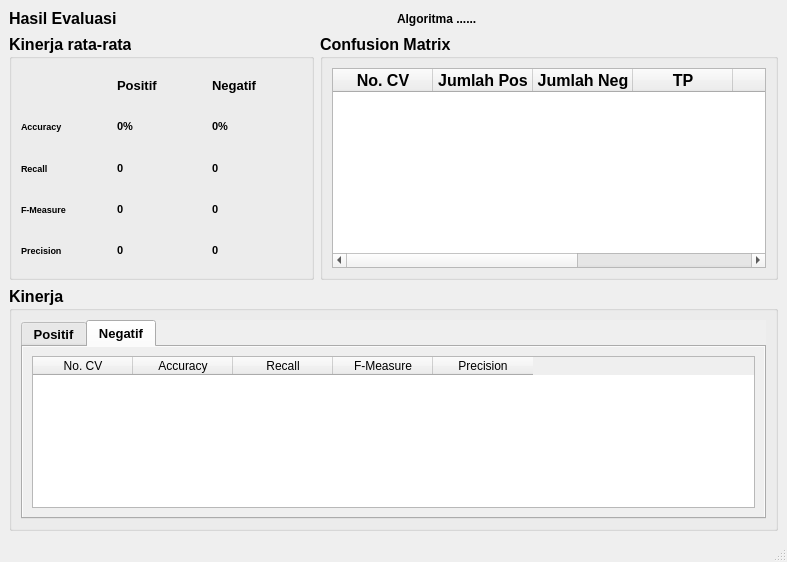
<?xml version="1.0" encoding="UTF-8"?>
<ui version="4.0">
 <class>MainWindow</class>
 <widget class="QMainWindow" name="MainWindow">
  <property name="geometry">
   <rect>
    <x>0</x>
    <y>0</y>
    <width>787</width>
    <height>562</height>
   </rect>
  </property>
  <property name="windowTitle">
   <string>Hasil Evaluasi (Cross Validation)</string>
  </property>
  <widget class="QWidget" name="centralwidget">
   <layout class="QGridLayout" name="gridLayout_3">
    <item row="0" column="0">
     <layout class="QVBoxLayout" name="verticalLayout_2" stretch="0,0">
      <item>
       <layout class="QHBoxLayout" name="horizontalLayout_2">
        <item>
         <widget class="QLabel" name="label_12">
          <property name="font">
           <font>
            <pointsize>12</pointsize>
            <weight>75</weight>
            <bold>true</bold>
           </font>
          </property>
          <property name="text">
           <string>Hasil Evaluasi</string>
          </property>
         </widget>
        </item>
        <item>
         <widget class="QLabel" name="label_nama_algoritma">
          <property name="font">
           <font>
            <weight>75</weight>
            <bold>true</bold>
           </font>
          </property>
          <property name="text">
           <string>Algoritma ......</string>
          </property>
         </widget>
        </item>
       </layout>
      </item>
      <item>
       <layout class="QVBoxLayout" name="verticalLayout" stretch="1,1">
        <item>
         <layout class="QHBoxLayout" name="horizontalLayout_3" stretch="2,3">
          <item>
           <layout class="QHBoxLayout" name="horizontalLayout" stretch="0">
            <item>
             <widget class="QGroupBox" name="groupBox">
              <property name="font">
               <font>
                <pointsize>12</pointsize>
                <weight>75</weight>
                <bold>true</bold>
               </font>
              </property>
              <property name="title">
               <string>Kinerja rata-rata</string>
              </property>
              <layout class="QGridLayout" name="gridLayout_7">
               <item row="0" column="0">
                <layout class="QGridLayout" name="gridLayout">
                 <property name="sizeConstraint">
                  <enum>QLayout::SetMinAndMaxSize</enum>
                 </property>
                 <item row="0" column="1">
                  <widget class="QLabel" name="label_2">
                   <property name="font">
                    <font>
                     <pointsize>10</pointsize>
                    </font>
                   </property>
                   <property name="text">
                    <string>Positif</string>
                   </property>
                  </widget>
                 </item>
                 <item row="1" column="2">
                  <widget class="QLabel" name="accuracy_rata_neg">
                   <property name="font">
                    <font>
                     <pointsize>8</pointsize>
                    </font>
                   </property>
                   <property name="text">
                    <string>0%</string>
                   </property>
                  </widget>
                 </item>
                 <item row="3" column="1">
                  <widget class="QLabel" name="fmeasure_rata_pos">
                   <property name="font">
                    <font>
                     <pointsize>8</pointsize>
                    </font>
                   </property>
                   <property name="text">
                    <string>0</string>
                   </property>
                  </widget>
                 </item>
                 <item row="2" column="1">
                  <widget class="QLabel" name="recall_rata_pos">
                   <property name="font">
                    <font>
                     <pointsize>8</pointsize>
                    </font>
                   </property>
                   <property name="text">
                    <string>0</string>
                   </property>
                  </widget>
                 </item>
                 <item row="4" column="1">
                  <widget class="QLabel" name="precision_rata_pos">
                   <property name="font">
                    <font>
                     <pointsize>8</pointsize>
                    </font>
                   </property>
                   <property name="text">
                    <string>0</string>
                   </property>
                  </widget>
                 </item>
                 <item row="1" column="0">
                  <widget class="QLabel" name="label_4">
                   <property name="font">
                    <font>
                     <pointsize>7</pointsize>
                    </font>
                   </property>
                   <property name="text">
                    <string>Accuracy</string>
                   </property>
                  </widget>
                 </item>
                 <item row="1" column="1">
                  <widget class="QLabel" name="accuracy_rata_pos">
                   <property name="font">
                    <font>
                     <pointsize>8</pointsize>
                    </font>
                   </property>
                   <property name="text">
                    <string>0%</string>
                   </property>
                  </widget>
                 </item>
                 <item row="3" column="0">
                  <widget class="QLabel" name="label_6">
                   <property name="font">
                    <font>
                     <pointsize>7</pointsize>
                    </font>
                   </property>
                   <property name="text">
                    <string>F-Measure</string>
                   </property>
                  </widget>
                 </item>
                 <item row="2" column="0">
                  <widget class="QLabel" name="label_5">
                   <property name="font">
                    <font>
                     <pointsize>7</pointsize>
                    </font>
                   </property>
                   <property name="text">
                    <string>Recall</string>
                   </property>
                  </widget>
                 </item>
                 <item row="4" column="0">
                  <widget class="QLabel" name="label_7">
                   <property name="font">
                    <font>
                     <pointsize>7</pointsize>
                    </font>
                   </property>
                   <property name="text">
                    <string>Precision</string>
                   </property>
                  </widget>
                 </item>
                 <item row="0" column="2">
                  <widget class="QLabel" name="label">
                   <property name="font">
                    <font>
                     <pointsize>10</pointsize>
                    </font>
                   </property>
                   <property name="text">
                    <string>Negatif</string>
                   </property>
                  </widget>
                 </item>
                 <item row="2" column="2">
                  <widget class="QLabel" name="recall_rata_neg">
                   <property name="font">
                    <font>
                     <pointsize>8</pointsize>
                    </font>
                   </property>
                   <property name="text">
                    <string>0</string>
                   </property>
                  </widget>
                 </item>
                 <item row="3" column="2">
                  <widget class="QLabel" name="fmeasure_rata_neg">
                   <property name="font">
                    <font>
                     <pointsize>8</pointsize>
                    </font>
                   </property>
                   <property name="text">
                    <string>0</string>
                   </property>
                  </widget>
                 </item>
                 <item row="4" column="2">
                  <widget class="QLabel" name="precision_rata_neg">
                   <property name="font">
                    <font>
                     <pointsize>8</pointsize>
                    </font>
                   </property>
                   <property name="text">
                    <string>0</string>
                   </property>
                  </widget>
                 </item>
                </layout>
               </item>
              </layout>
             </widget>
            </item>
           </layout>
          </item>
          <item>
           <widget class="QGroupBox" name="groupBox_5">
            <property name="font">
             <font>
              <pointsize>12</pointsize>
              <weight>75</weight>
              <bold>true</bold>
             </font>
            </property>
            <property name="title">
             <string>Confusion Matrix</string>
            </property>
            <layout class="QGridLayout" name="gridLayout_2">
             <item row="0" column="0">
              <widget class="QTableWidget" name="tabel_cf">
               <column>
                <property name="text">
                 <string>No. CV</string>
                </property>
               </column>
               <column>
                <property name="text">
                 <string>Jumlah Pos</string>
                </property>
               </column>
               <column>
                <property name="text">
                 <string>Jumlah Neg</string>
                </property>
               </column>
               <column>
                <property name="text">
                 <string>TP</string>
                </property>
               </column>
               <column>
                <property name="text">
                 <string>FN</string>
                </property>
               </column>
               <column>
                <property name="text">
                 <string>FP</string>
                </property>
               </column>
               <column>
                <property name="text">
                 <string>TN</string>
                </property>
               </column>
              </widget>
             </item>
            </layout>
           </widget>
          </item>
         </layout>
        </item>
        <item>
         <widget class="QGroupBox" name="groupBox_2">
          <property name="font">
           <font>
            <pointsize>12</pointsize>
            <weight>75</weight>
            <bold>true</bold>
           </font>
          </property>
          <property name="title">
           <string>Kinerja</string>
          </property>
          <layout class="QGridLayout" name="gridLayout_4">
           <item row="0" column="0">
            <widget class="QTabWidget" name="tabWidget">
             <property name="font">
              <font>
               <pointsize>10</pointsize>
               <weight>75</weight>
               <bold>true</bold>
              </font>
             </property>
             <property name="autoFillBackground">
              <bool>true</bool>
             </property>
             <property name="currentIndex">
              <number>1</number>
             </property>
             <widget class="QWidget" name="tab">
              <property name="font">
               <font>
                <weight>50</weight>
                <bold>false</bold>
               </font>
              </property>
              <property name="autoFillBackground">
               <bool>true</bool>
              </property>
              <attribute name="title">
               <string>Positif</string>
              </attribute>
              <layout class="QGridLayout" name="gridLayout_6">
               <item row="0" column="0">
                <widget class="QTableWidget" name="tabel_kinerja_pos">
                 <property name="font">
                  <font>
                   <pointsize>9</pointsize>
                  </font>
                 </property>
                 <column>
                  <property name="text">
                   <string>No. CV</string>
                  </property>
                 </column>
                 <column>
                  <property name="text">
                   <string>Accuracy</string>
                  </property>
                 </column>
                 <column>
                  <property name="text">
                   <string>Recall</string>
                  </property>
                 </column>
                 <column>
                  <property name="text">
                   <string>F-Measure</string>
                  </property>
                 </column>
                 <column>
                  <property name="text">
                   <string>Precision</string>
                  </property>
                 </column>
                </widget>
               </item>
              </layout>
             </widget>
             <widget class="QWidget" name="tab_2">
              <property name="autoFillBackground">
               <bool>true</bool>
              </property>
              <attribute name="title">
               <string>Negatif</string>
              </attribute>
              <layout class="QGridLayout" name="gridLayout_5">
               <item row="0" column="0">
                <widget class="QTableWidget" name="tabel_kinerja_neg">
                 <property name="font">
                  <font>
                   <weight>50</weight>
                   <bold>false</bold>
                  </font>
                 </property>
                 <column>
                  <property name="text">
                   <string>No. CV</string>
                  </property>
                 </column>
                 <column>
                  <property name="text">
                   <string>Accuracy</string>
                  </property>
                 </column>
                 <column>
                  <property name="text">
                   <string>Recall</string>
                  </property>
                 </column>
                 <column>
                  <property name="text">
                   <string>F-Measure</string>
                  </property>
                 </column>
                 <column>
                  <property name="text">
                   <string>Precision</string>
                  </property>
                 </column>
                </widget>
               </item>
              </layout>
             </widget>
            </widget>
           </item>
          </layout>
         </widget>
        </item>
       </layout>
      </item>
     </layout>
    </item>
   </layout>
  </widget>
  <widget class="QMenuBar" name="menubar">
   <property name="geometry">
    <rect>
     <x>0</x>
     <y>0</y>
     <width>787</width>
     <height>21</height>
    </rect>
   </property>
  </widget>
  <widget class="QStatusBar" name="statusbar"/>
 </widget>
 <resources/>
 <connections/>
</ui>
